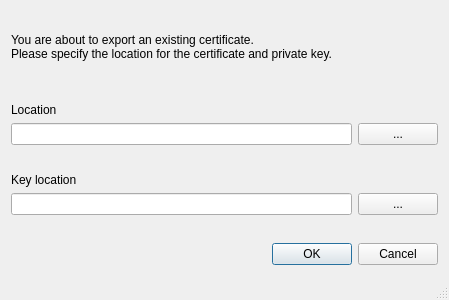
<?xml version="1.0" encoding="UTF-8"?>
<ui version="4.0">
 <class>ExportAssistant</class>
 <widget class="QDialog" name="ExportAssistant">
  <property name="geometry">
   <rect>
    <x>0</x>
    <y>0</y>
    <width>449</width>
    <height>300</height>
   </rect>
  </property>
  <property name="sizePolicy">
   <sizepolicy hsizetype="Preferred" vsizetype="Preferred">
    <horstretch>0</horstretch>
    <verstretch>0</verstretch>
   </sizepolicy>
  </property>
  <property name="windowTitle">
   <string>Export Certificate</string>
  </property>
  <property name="sizeGripEnabled">
   <bool>true</bool>
  </property>
  <property name="modal">
   <bool>true</bool>
  </property>
  <layout class="QVBoxLayout" name="verticalLayout">
   <item>
    <widget class="QLabel" name="description">
     <property name="sizePolicy">
      <sizepolicy hsizetype="Preferred" vsizetype="Fixed">
       <horstretch>0</horstretch>
       <verstretch>0</verstretch>
      </sizepolicy>
     </property>
     <property name="text">
      <string>You are about to export an existing certificate.
Please specify the location for the certificate and private key.
                </string>
     </property>
     <property name="scaledContents">
      <bool>false</bool>
     </property>
     <property name="alignment">
      <set>Qt::AlignJustify|Qt::AlignTop</set>
     </property>
    </widget>
   </item>
   <item>
    <widget class="QWidget" name="widget_location" native="true">
     <property name="sizePolicy">
      <sizepolicy hsizetype="Preferred" vsizetype="Fixed">
       <horstretch>0</horstretch>
       <verstretch>0</verstretch>
      </sizepolicy>
     </property>
     <layout class="QVBoxLayout" name="verticalLayout_2">
      <property name="leftMargin">
       <number>0</number>
      </property>
      <property name="topMargin">
       <number>0</number>
      </property>
      <property name="rightMargin">
       <number>0</number>
      </property>
      <property name="bottomMargin">
       <number>0</number>
      </property>
      <item>
       <widget class="QLabel" name="file_label">
        <property name="sizePolicy">
         <sizepolicy hsizetype="Preferred" vsizetype="Minimum">
          <horstretch>0</horstretch>
          <verstretch>0</verstretch>
         </sizepolicy>
        </property>
        <property name="text">
         <string>Location</string>
        </property>
        <property name="alignment">
         <set>Qt::AlignBottom|Qt::AlignLeading|Qt::AlignLeft</set>
        </property>
       </widget>
      </item>
      <item>
       <widget class="QWidget" name="widget_file" native="true">
        <property name="sizePolicy">
         <sizepolicy hsizetype="Preferred" vsizetype="Minimum">
          <horstretch>0</horstretch>
          <verstretch>0</verstretch>
         </sizepolicy>
        </property>
        <layout class="QHBoxLayout" name="horizontalLayout">
         <property name="leftMargin">
          <number>0</number>
         </property>
         <property name="topMargin">
          <number>0</number>
         </property>
         <property name="rightMargin">
          <number>0</number>
         </property>
         <property name="bottomMargin">
          <number>0</number>
         </property>
         <item>
          <widget class="QLineEdit" name="file_input"/>
         </item>
         <item>
          <widget class="QPushButton" name="file_choose">
           <property name="text">
            <string>...</string>
           </property>
          </widget>
         </item>
        </layout>
       </widget>
      </item>
     </layout>
    </widget>
   </item>
   <item>
    <widget class="QWidget" name="widget_location_key" native="true">
     <property name="sizePolicy">
      <sizepolicy hsizetype="Preferred" vsizetype="Fixed">
       <horstretch>0</horstretch>
       <verstretch>0</verstretch>
      </sizepolicy>
     </property>
     <layout class="QVBoxLayout" name="verticalLayout_4">
      <property name="leftMargin">
       <number>0</number>
      </property>
      <property name="topMargin">
       <number>0</number>
      </property>
      <property name="rightMargin">
       <number>0</number>
      </property>
      <property name="bottomMargin">
       <number>0</number>
      </property>
      <item>
       <widget class="QLabel" name="key_label">
        <property name="sizePolicy">
         <sizepolicy hsizetype="Preferred" vsizetype="Minimum">
          <horstretch>0</horstretch>
          <verstretch>0</verstretch>
         </sizepolicy>
        </property>
        <property name="text">
         <string>Key location</string>
        </property>
        <property name="alignment">
         <set>Qt::AlignBottom|Qt::AlignLeading|Qt::AlignLeft</set>
        </property>
       </widget>
      </item>
      <item>
       <widget class="QWidget" name="widget_key" native="true">
        <property name="sizePolicy">
         <sizepolicy hsizetype="Preferred" vsizetype="Minimum">
          <horstretch>0</horstretch>
          <verstretch>0</verstretch>
         </sizepolicy>
        </property>
        <layout class="QHBoxLayout" name="horizontalLayout_3">
         <property name="leftMargin">
          <number>0</number>
         </property>
         <property name="topMargin">
          <number>0</number>
         </property>
         <property name="rightMargin">
          <number>0</number>
         </property>
         <property name="bottomMargin">
          <number>0</number>
         </property>
         <item>
          <widget class="QLineEdit" name="key_input"/>
         </item>
         <item>
          <widget class="QPushButton" name="key_choose">
           <property name="text">
            <string>...</string>
           </property>
          </widget>
         </item>
        </layout>
       </widget>
      </item>
     </layout>
    </widget>
   </item>
   <item>
    <widget class="QDialogButtonBox" name="buttonBox">
     <property name="orientation">
      <enum>Qt::Horizontal</enum>
     </property>
     <property name="standardButtons">
      <set>QDialogButtonBox::Cancel|QDialogButtonBox::Ok</set>
     </property>
     <property name="centerButtons">
      <bool>false</bool>
     </property>
    </widget>
   </item>
  </layout>
 </widget>
 <resources/>
 <connections>
  <connection>
   <sender>buttonBox</sender>
   <signal>accepted()</signal>
   <receiver>ExportAssistant</receiver>
   <slot>accept()</slot>
   <hints>
    <hint type="sourcelabel">
     <x>248</x>
     <y>254</y>
    </hint>
    <hint type="destinationlabel">
     <x>157</x>
     <y>274</y>
    </hint>
   </hints>
  </connection>
  <connection>
   <sender>buttonBox</sender>
   <signal>rejected()</signal>
   <receiver>ExportAssistant</receiver>
   <slot>reject()</slot>
   <hints>
    <hint type="sourcelabel">
     <x>316</x>
     <y>260</y>
    </hint>
    <hint type="destinationlabel">
     <x>286</x>
     <y>274</y>
    </hint>
   </hints>
  </connection>
 </connections>
</ui>
